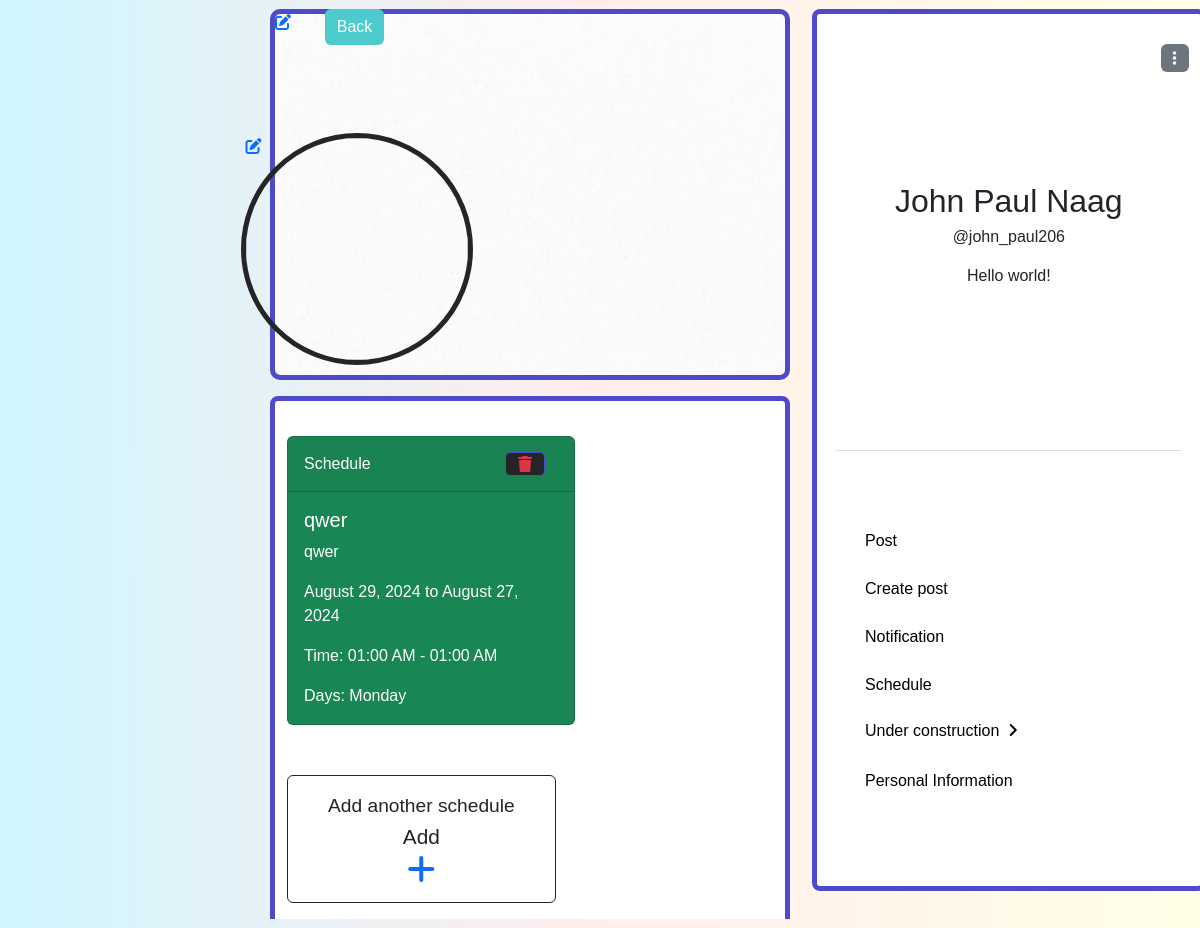
The app's page /users/profile.php?schedule (signed in) with its own data.
### tables this page shows
CREATE TABLE `schedules` (
  `schedule_id` int(11) NOT NULL,
  `user_no` int(11) DEFAULT NULL,
  `date_start` date DEFAULT NULL,
  `date_end` date DEFAULT NULL,
  `start_time` time DEFAULT NULL,
  `end_time` time DEFAULT NULL,
  `days` varchar(255) DEFAULT NULL,
  `name` varchar(255) DEFAULT NULL,
  `description` varchar(255) DEFAULT NULL,
  `color` varchar(20) NOT NULL
);

CREATE TABLE `user_registration` (
  `user_no` int(11) NOT NULL,
  `user_ip` varchar(255) NOT NULL,
  `user_ID` varchar(255) NOT NULL,
  `email` varchar(255) NOT NULL,
  `student_no` varchar(13) NOT NULL,
  `fname` varchar(255) NOT NULL,
  `lname` varchar(255) NOT NULL,
  `bday` date NOT NULL,
  `gender` varchar(20) NOT NULL,
  `coverphoto` varchar(250) NOT NULL,
  `profilepicture` varchar(250) NOT NULL,
  `created_at` timestamp NOT NULL DEFAULT current_timestamp(),
  `updated_at` timestamp NOT NULL DEFAULT current_timestamp() ON UPDATE current_timestamp(),
  `user_password` varchar(255) NOT NULL,
  `is_setup_complete` tinyint(1) DEFAULT 0
);

### include/profileincluded/set_schedule.php (the view, shortened to what this page needs)
<?php
$sql = "SELECT * FROM schedules WHERE user_no = ?";
$stmt = $con->prepare($sql);
$stmt->bind_param("i", $current_user_no);
$stmt->execute();
$result = $stmt->get_result();
if ($result->num_rows > 0) {
    while ($row = $result->fetch_assoc()) {
        $schedule_id = $row["schedule_id"];
        $start_date = date('F j, Y', strtotime($row["date_start"]));
        $end_date = date('F j, Y', strtotime($row["date_end"]));
        $start_time = date('h:i A', strtotime($row["start_time"]));
        $end_time = date('h:i A', strtotime($row["end_time"]));
        $days = $row["days"];
        $name = $row["name"];
        $description = $row["description"];
        $color = $row["color"];
        switch ($color) {
            case 'green':
                $card_class = 'text-bg-success';
                break;
        }
        echo "
        <div class='card $card_class mb-3' style='max-width: 18rem;'>
            <div class='card-header headercard'>
                Schedule
                <button type='button' class='btn btn-link' data-bs-toggle='modal' data-bs-target='#deleteModal' data-schedule-id='$schedule_id'>
                    <div class='container-fluid trashsasched'>
                        <i class='fa-solid fa-trash text-danger'></i>
                    </div>
                </button>
            </div>
            <div class='card-body'>
                <h5 class='card-title'>$name</h5>
                <p class='card-text'>$description</p>
                <p class='card-text'>$start_date to $end_date</p>
                <p class='card-text'>Time: $start_time - $end_time</p>
                <p class='card-text'>Days: $days</p>
            </div>
        </div>
        ";
    }
    echo "
        <div class='card border-dark mb-3' style='max-width: 18rem;'>
            <div class='card-body text-center'>
                <div class='container-fluid addivcont'>
                    <div class='container-fluid adddivdesc'>
                        Add another schedule <br>
                    </div>
                    <div class='container-fluid' style='padding: 0;'>
                        <div class='container-fluid adddivadd'>Add</div>
                        <div class='container-fluid buttondiv'>
                            <a href='profile.php?add_schedule'>
                                <button>
                                    <i class='fa-solid fa-plus text-primary fs-2'></i>
                                </button>
                            </a>
                        </div>
                    </div>
                </div>
            </div>
        </div>
        ";
}
?>

### functions/common_function.php (shortened to what this page needs)
<?php
function getName($user_no = null) {
    global $con;
    $current_user_no = $_SESSION['user_no'];
    if ($user_no === null) {
        $user_no = $current_user_no;
    }
    $query = "SELECT * FROM user_registration WHERE user_no = ?";
    $stmt = $con->prepare($query);
    $stmt->bind_param('i', $user_no);
    $stmt->execute();
    $result = $stmt->get_result();
    $profile = $result->fetch_assoc();
    if ($profile) {
        $fname = htmlspecialchars($profile['fname']);
        $lname = htmlspecialchars($profile['lname']);
        $user_ID = htmlspecialchars($profile['user_ID']);
        echo "
        <div class='container-fluid identity'>
          <div class='container-fluid name'>
            $fname $lname
          </div>
          <div class='container-fluid username'>
            $user_ID
          </div>
          <div class='container-fluid bio'>Hello world!</div>
        </div>
        ";
    } else {
        echo "Profile not found.";
    }
}
?>

### users/profile.css (style rules this page uses)
body { padding: 0; margin: 0; overflow-x: hidden; font-family: Arial, Helvetica, sans-serif; background: linear-gradient(89.9deg, rgb(208, 246, 255) 0.1%, rgb(255, 237, 237) 47.9%, rgb(255, 255, 231) 100.2%); }
.follow,.line,.identity { height: 20%; width: 100%; padding: 0; }
.identity { height: 30%; display: flex; align-items: center; justify-content: center; flex-direction: column; }
.name { height: auto; width: 100%; display: flex; align-items: flex-start; justify-content: center; flex-wrap: wrap; font-size: 2rem; }
.username { height: 15%; width: 100%; display: flex; align-items: flex-start; justify-content: center; }
.bio { height: auto; min-width: 2vh; display: flex; align-items: center; flex-wrap: wrap; justify-content: center; font-size: 1rem; }
.addivcont { height: 100%; width: 100%; display: flex; align-items: center; justify-content: center; flex-direction: column; }
.adddivdesc { font-size: 1.2rem; height: 30%; display: flex; align-items: center; justify-content: center; }
.adddivadd { font-size: 1.3rem; width: 60%; display: flex; align-items: center; justify-content: center; }
.buttondiv { width: 60%; display: flex; align-items: center; justify-content: center; }
.buttondiv button, .buttondiv a { display: flex; align-items: center; justify-content: center; background-color: transparent; border: none; font-size: 3rem; text-decoration: none; }
.headercard { display: flex; align-items: center; justify-content: space-between; }
.trashsasched { height: 1.5rem; display: flex; align-items: center; justify-content: center; border-radius: 5px; background-color: #242526; border: 1px solid #4E4BCB; }

### users/user_operation/editdetails/editprofile.php (style rules this page uses)
.card { margin-top: 5%; }

### records on screen
schedules: name "qwer", description "qwer", date_start "August 29, 2024", date_end "August 27, 2024", start_time "01:00 AM", end_time "01:00 AM", days "Monday"
user_registration: fname "John Paul", lname "Naag", user_ID "@john_paul206"
